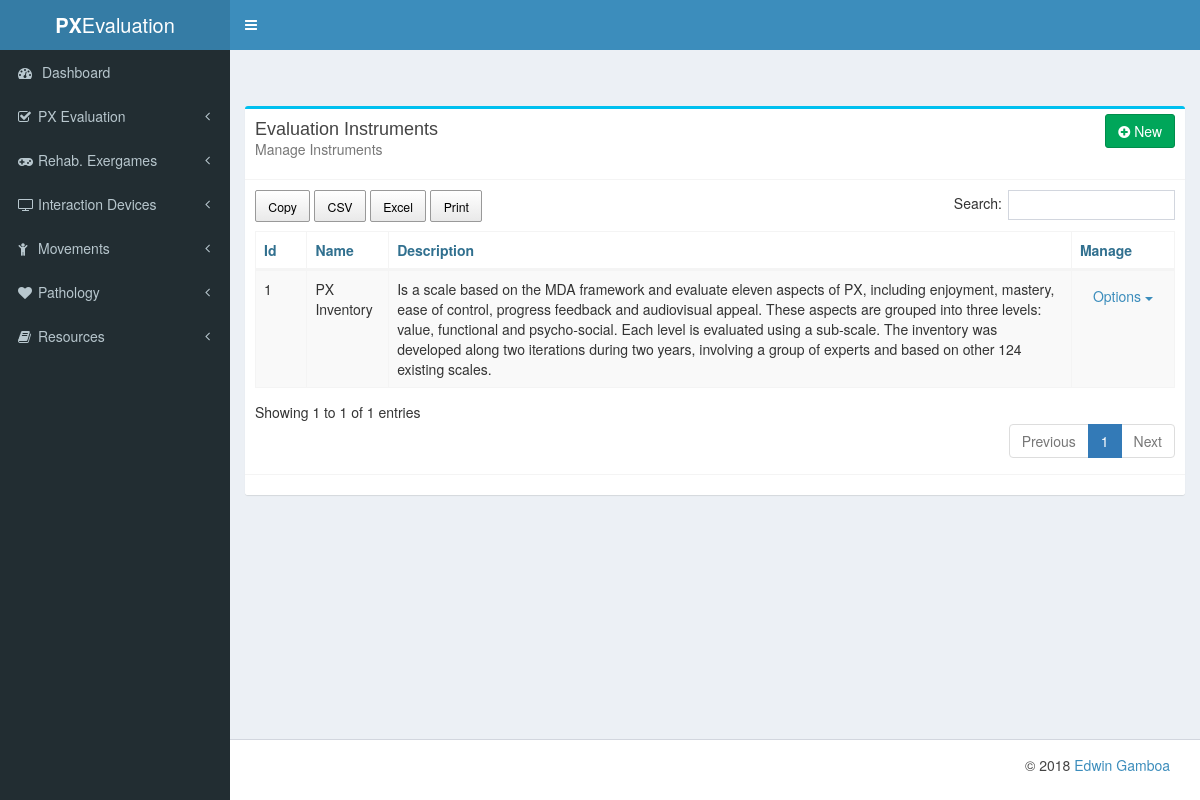
Page /px_evaluation/instruments/ on the earlier database version.
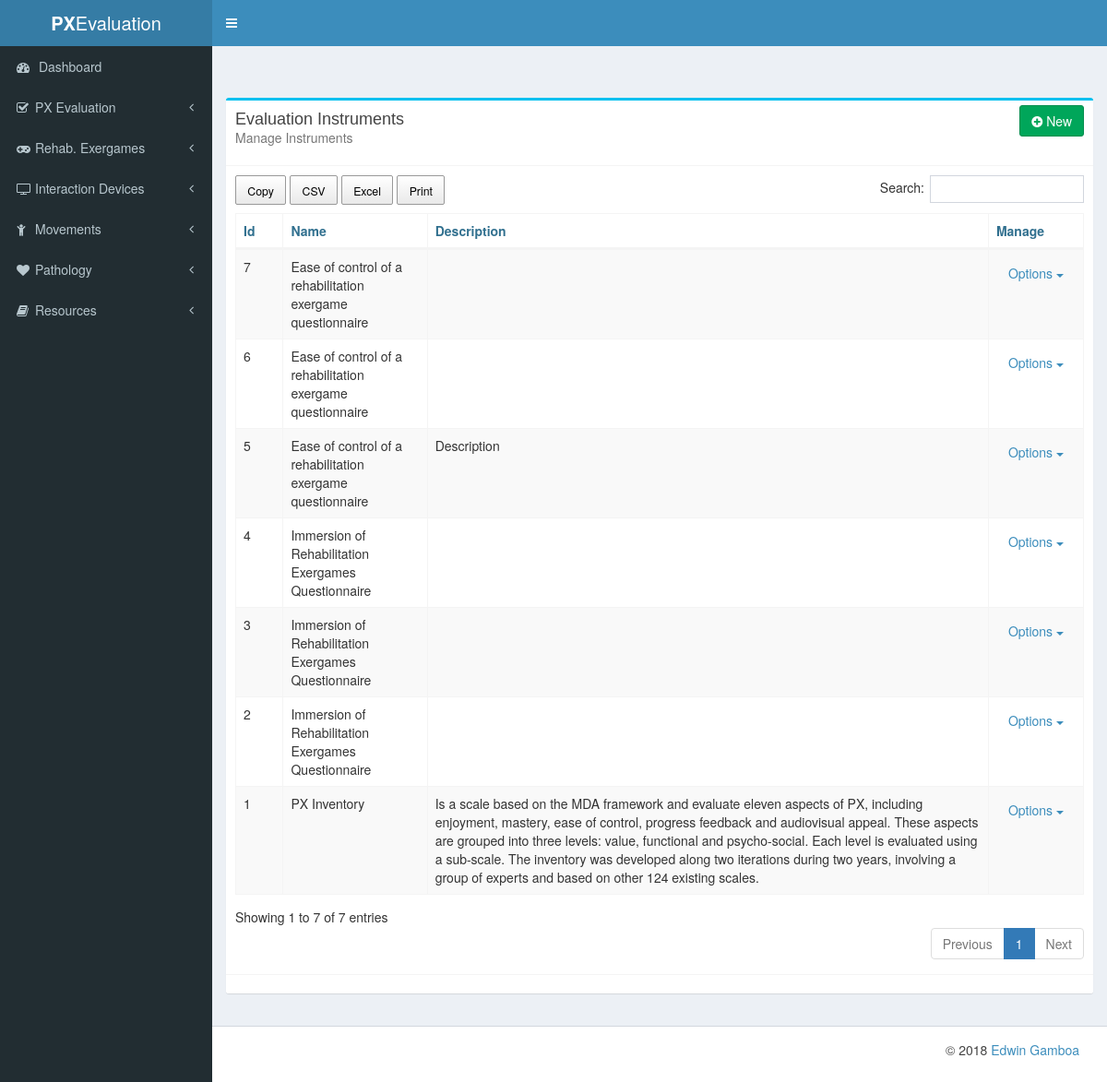
Same page on the later database version.
### px_evaluation/models.py (models this page shows, shortened)
class Instrument(models.Model):
    name = models.CharField(max_length=140)
    description = models.TextField(blank=True)
    aspects = models.ManyToManyField(Aspect, blank=True)
    methods = models.ManyToManyField(Method, blank=True)
    resources = models.ManyToManyField(Resource, blank=True)

### px_evaluation/views.py (the view)
class InstrumentList(ListView):
    model = Instrument

### templates/px_evaluation/instrument_list.html (shortened to what this page needs)
{% extends "list_base.html" %}
{% block card_title %}Evaluation Instruments{% endblock card_title %}
{% block card_description %}Manage Instruments{% endblock card_description%}
{% block table_head %}
    <tr>
        <th>Id</th>
        <th>Name</th>
        <th>Description</th>
        <th>Manage</th>
    </tr>
{% endblock table_head %}
{% block table_body %}
    {% for object in object_list %}
        <tr>
            <td>{{ object.id }}</td>
            <td>{{ object.name }}</td>
            <td>{{ object.description }}</td>
            <td>
                <div class="dropdown">
                    <a href="#" class="btn dropdown-toggle" data-toggle="dropdown">
                        Options
                        <b class="caret"></b>
                    </a>
                </div>
            </td>
        </tr>
    {% endfor %}
{% endblock table_body %}
{% block new_url %} {% url 'px_evaluation:new_instruments' %} {% endblock new_url %}

### templates/list_base.html (shortened to what this page needs)
{% extends "card_base.html" %}
{% load staticfiles %}
{% block specific-css %}
    <link href="{% static 'AdminLTE-2.4.3/plugins/datatables/dataTables.bootstrap.css' %}" rel="stylesheet">
    <link href="{% static 'AdminLTE-2.4.3/plugins/datatables/extensions/Buttons/buttons.dataTables.min.css' %}" rel="stylesheet">
{% endblock %}
{% block card_color %}box-info{% endblock %}
{% block additional_card_classes %}table-responsive{% endblock %}
{% block card-tool-buttons %}
<a href="{% block new_url %} {% endblock new_url %}" class="btn btn-success pull-right"><i class="fa fa-plus-circle"></i> New </a>
{% endblock card-tool-buttons %}
{% block card_content %}
{% if object_list %}
<table id="lista-data-table" class="table table-striped table-bordered dataTable" cellspacing="0" width="100%">
    <thead class="text-info">
    {% block table_head %}
    {% endblock table_head %}
    </thead>
    <tbody>
    {% block table_body %}
    {% endblock table_body %}
    </tbody>
</table>
{% else %}
<div class="row">
    <div class="text-muted col-lg-12">There are no items</div>
</div>
{% endif %}
{% endblock card_content %}

### templates/card_base.html (shortened to what this page needs)
{% extends "base.html" %}
{% load staticfiles %}
{% block content %}
<section class="content-header">
    <h1>{% block content_title %}{% endblock content_title %}<small>{% block content_subtitle %}{% endblock content_subtitle %}</small></h1>
    <ol class="breadcrumb">{% block breadcrumb %}{% endblock breadcrumb %}</ol>
</section>
<section class="content">
    <div class="box {% block card_color %} {% endblock %}">
        <div class="box-header with-border">
            <h3 class="box-title">{% block card_title %}{% endblock card_title %}</h3>
            <p class="text-muted">{% block card_description %}{% endblock card_description %}</p>
            <div class="box-tools pull-right">
                {% block card-tool-buttons %}{% endblock card-tool-buttons %}
            </div>
        </div>
        <div class="box-body {% block additional_card_classes %} {% endblock %}">
            {% block card_content %} {% endblock %}
        </div>
        <div class="box-footer">
        </div>
    </div>
</section>
{% endblock %}

### templates/base.html (shortened to what this page needs)
<!DOCTYPE html>
{% load staticfiles %}
<html>
<head lang="en">
    <link rel="stylesheet" href="{% static 'AdminLTE-2.4.3/bower_components/bootstrap/dist/css/bootstrap.min.css' %}">
    <link rel="stylesheet" href="{% static 'AdminLTE-2.4.3/bower_components/font-awesome/css/font-awesome.min.css' %}">
    <link rel="stylesheet" href="{% static 'AdminLTE-2.4.3/bower_components/Ionicons/css/ionicons.min.css' %}">
    <link rel="stylesheet" href="{% static 'AdminLTE-2.4.3/dist/css/AdminLTE.min.css' %}">
    <link rel="stylesheet" href="{% static 'AdminLTE-2.4.3/dist/css/skins/_all-skins.min.css' %}">
    <link href="{% static 'css/own_style.css' %}" rel="stylesheet" />
    {% block specific-css %}
    {% endblock %}
</head>
<body class="hold-transition skin-blue sidebar-mini">
<div class="wrapper">
    <header class="main-header">
        <a href="{% url 'dashboard:dashboard' %}" class="logo">
            <span class="logo-lg"><b>PX</b>Evaluation</span>
        </a>
        {% block navbar %}
        {% include 'navbar.html' %}
        {% endblock %}
    </header>
    <aside class="main-sidebar">
        <section class="sidebar">
            {% block sidebar %}
            {% include 'sidebar.html' %}
            {% endblock %}
        </section>
    </aside>
    <div class="content-wrapper">
        {% block content %}
        {% endblock %}
    </div>
    <footer class="main-footer">
        {% block footer %}
        {% include 'footer.html' %}
        {% endblock %}
    </footer>
</div>
</body>
</html>

### templates/navbar.html (shortened to what this page needs)
{% load staticfiles %}
<nav class="navbar navbar-static-top">
    <a href="#" class="sidebar-toggle" data-toggle="push-menu" role="button">
    </a>
</nav>

### templates/sidebar.html (shortened to what this page needs)
{% load staticfiles %}
<ul class="sidebar-menu" data-widget="tree">
    <li>
        <a href="{% url 'dashboard:dashboard' %}">
            <i class="fa fa-dashboard"></i> <span>Dashboard</span>
        </a>
    </li>
    <li class="treeview">
        <a href="#"  >
            <i class="fa fa-check-square-o"></i><span>PX Evaluation</span>
            <span class="pull-right-container">
              <i class="fa fa-angle-left pull-right"></i>
            </span>
        </a>
    </li>
    <li class="treeview">
        <a href="#">
            <i class="fa fa-gamepad"></i><span>Rehab. Exergames</span>
            <span class="pull-right-container">
              <i class="fa fa-angle-left pull-right"></i>
            </span>
        </a>
    </li>
    <li class="treeview">
        <a href="#">
            <i class="fa fa-tv"></i><span>Interaction Devices</span>
            <span class="pull-right-container">
              <i class="fa fa-angle-left pull-right"></i>
            </span>
        </a>
    </li>
    <li class="treeview">
        <a href="#"  >
            <i class="fa fa-child"></i><span>Movements</span>
            <span class="pull-right-container">
              <i class="fa fa-angle-left pull-right"></i>
            </span>
        </a>
    </li>
    <li class="treeview">
        <a href="#"  >
            <i class="fa fa-heart"></i><span>Pathology</span>
            <span class="pull-right-container">
              <i class="fa fa-angle-left pull-right"></i>
            </span>
        </a>
    </li>
    <li class="treeview">
        <a href="#"  >
            <i class="fa fa-book"></i><span>Resources</span>
            <span class="pull-right-container">
              <i class="fa fa-angle-left pull-right"></i>
            </span>
        </a>
    </li>
</ul>

### templates/footer.html (shortened to what this page needs)
<footer class="footer">
    <div class="container-fluid">
        <p class="copyright pull-right">
            ©
            <a href="#">Edwin Gamboa</a>
        </p>
    </div>
</footer>

Differences in the rows shown:
added Instrument: id "2", name "Immersion of Rehabilitation Exergames Questionnaire"
added Instrument: id "3", name "Immersion of Rehabilitation Exergames Questionnaire"
added Instrument: id "4", name "Immersion of Rehabilitation Exergames Questionnaire"
added Instrument: id "5", name "Ease of control of a rehabilitation exergame questionnaire", description "Description"
added Instrument: id "6", name "Ease of control of a rehabilitation exergame questionnaire"
added Instrument: id "7", name "Ease of control of a rehabilitation exergame questionnaire"
Other differences:
text written by a page script: "Copy CSV Excel Print Search: Showing 1 to 1 of 1 entries Previous 1 Next" → "Copy CSV Excel Print Search: Showing 1 to 7 of 7 entries Previous 1 Next"
